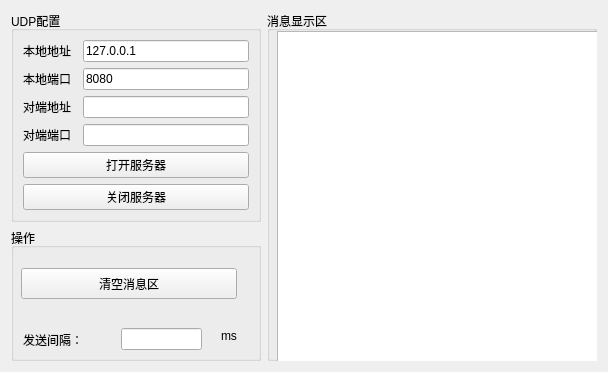
<?xml version="1.0" encoding="UTF-8"?>
<ui version="4.0">
 <class>NetworkWindow</class>
 <widget class="QWidget" name="NetworkWindow">
  <property name="geometry">
   <rect>
    <x>0</x>
    <y>0</y>
    <width>608</width>
    <height>372</height>
   </rect>
  </property>
  <property name="windowTitle">
   <string>Form</string>
  </property>
  <layout class="QGridLayout" name="gridLayout">
   <item row="0" column="0">
    <widget class="QGroupBox" name="groupBox">
     <property name="maximumSize">
      <size>
       <width>250</width>
       <height>16777215</height>
      </size>
     </property>
     <property name="title">
      <string>UDP配置</string>
     </property>
     <layout class="QGridLayout" name="gridLayout_2">
      <item row="4" column="0" colspan="3">
       <widget class="QPushButton" name="pushButton">
        <property name="text">
         <string>打开服务器</string>
        </property>
       </widget>
      </item>
      <item row="3" column="0">
       <widget class="QLabel" name="label_4">
        <property name="text">
         <string>对端端口</string>
        </property>
       </widget>
      </item>
      <item row="5" column="0" colspan="3">
       <widget class="QPushButton" name="pushButton_2">
        <property name="text">
         <string>关闭服务器</string>
        </property>
       </widget>
      </item>
      <item row="1" column="2">
       <widget class="QLineEdit" name="lineEdit_2">
        <property name="text">
         <string>8080</string>
        </property>
       </widget>
      </item>
      <item row="0" column="0" colspan="2">
       <widget class="QLabel" name="label">
        <property name="text">
         <string>本地地址</string>
        </property>
       </widget>
      </item>
      <item row="0" column="2">
       <widget class="QLineEdit" name="lineEdit">
        <property name="text">
         <string>127.0.0.1</string>
        </property>
       </widget>
      </item>
      <item row="2" column="0">
       <widget class="QLabel" name="label_3">
        <property name="text">
         <string>对端地址</string>
        </property>
       </widget>
      </item>
      <item row="1" column="0" colspan="2">
       <widget class="QLabel" name="label_2">
        <property name="text">
         <string>本地端口</string>
        </property>
       </widget>
      </item>
      <item row="2" column="2">
       <widget class="QLineEdit" name="lineEdit_3"/>
      </item>
      <item row="3" column="2">
       <widget class="QLineEdit" name="lineEdit_4"/>
      </item>
     </layout>
    </widget>
   </item>
   <item row="0" column="1" rowspan="3">
    <widget class="QGroupBox" name="groupBox_2">
     <property name="title">
      <string>消息显示区</string>
     </property>
     <widget class="QTextEdit" name="outputTextEdit">
      <property name="geometry">
       <rect>
        <x>10</x>
        <y>20</y>
        <width>321</width>
        <height>331</height>
       </rect>
      </property>
     </widget>
    </widget>
   </item>
   <item row="1" column="0" rowspan="2">
    <widget class="QGroupBox" name="groupBox_3">
     <property name="title">
      <string>操作</string>
     </property>
     <widget class="QPushButton" name="pushButton_3">
      <property name="geometry">
       <rect>
        <x>10</x>
        <y>40</y>
        <width>216</width>
        <height>31</height>
       </rect>
      </property>
      <property name="text">
       <string>清空消息区</string>
      </property>
     </widget>
     <widget class="QLabel" name="label_5">
      <property name="geometry">
       <rect>
        <x>12</x>
        <y>104</y>
        <width>81</width>
        <height>16</height>
       </rect>
      </property>
      <property name="text">
       <string>发送间隔：</string>
      </property>
     </widget>
     <widget class="QLabel" name="label_6">
      <property name="geometry">
       <rect>
        <x>210</x>
        <y>100</y>
        <width>16</width>
        <height>16</height>
       </rect>
      </property>
      <property name="text">
       <string>ms</string>
      </property>
     </widget>
     <widget class="QLineEdit" name="lineEdit_5">
      <property name="geometry">
       <rect>
        <x>110</x>
        <y>100</y>
        <width>81</width>
        <height>22</height>
       </rect>
      </property>
     </widget>
    </widget>
   </item>
  </layout>
 </widget>
 <resources/>
 <connections/>
</ui>
